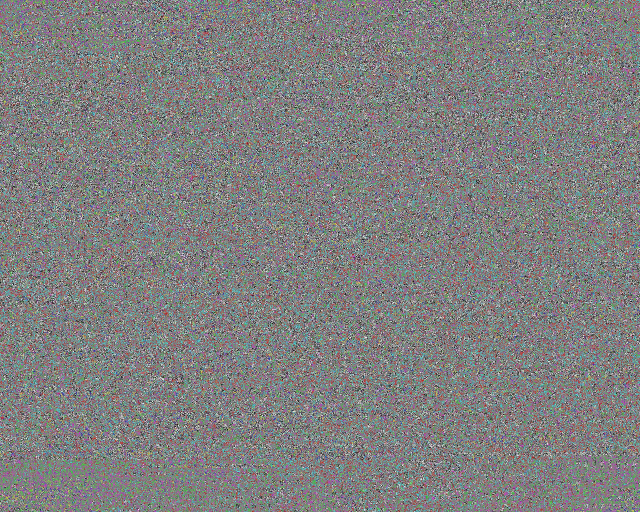
#> input picture test.jpg, 1280 x 1024 px, given as the content of the folder data/test/images, which was not available (shown at 1/2 size)
$ python draw_histogram_BGR.py
#> lines starting #> are read from the running program, lines starting #| are printed output that depends on the picture; pictures that were not available may be replaced by others from this repository, and a replacement may not be noted
import cv2
import numpy as np
import matplotlib.pyplot as plt
import os

# 更换数据集
DATABASE_NAME = "test"
# 更换实验
EXP_ANME = "w506"
# 选择是否开启 log 坐标
ENABLE_LOG_SCALE = True

# 路径配置
PLAIN_DIR= os.path.join("data", DATABASE_NAME, "images")
CIPHER_DIR = os.path.join("experiments", EXP_ANME, DATABASE_NAME, "cipher")
HIST_DIR = os.path.join("experiments", EXP_ANME, DATABASE_NAME, "hist")

def plot_histogram_comparison(plain_path, cipher_path, hist_path, log_scale=True):
    """
    绘制布局为 2行4列 的对比图：
    第一列：明文图像 vs 密文图像
    后三列：B, G, R 通道的直方图
    """
#> called with plain_path = 'data/test/images/test.jpg', cipher_path = 'experiments/w506/test/cipher/test.jpg', hist_path = 'experiments/w506/test/hist/test_hist.png', log_scale = True
    # 1. 读取图像
    img_plain = cv2.imread(plain_path)
#> img_plain is the input picture: shape (1024, 1280, 3); mean B, G, R 127.5, 127.6, 127.5
    img_cipher = cv2.imread(cipher_path)

    if img_plain is None:
        print(f"Error: 无法读取明文图像: {plain_path}")
        return
    if img_cipher is None:
        print(f"Error: 无法读取密文图像: {cipher_path}")
        return

    # 2. 设置绘图风格
    colors = ['#5c9dff', '#6bdc6b', '#ff6b6b']  # 浅蓝, 浅绿, 浅红

    # 创建画布：2行4列 (宽度增加以容纳原图)
    fig, axes = plt.subplots(2, 4, figsize=(18, 6), dpi=100)

    # 自动调整布局，减少留白
    plt.tight_layout()
    # 也可以手动微调边距 (left, right, top, bottom)
    plt.subplots_adjust(wspace=0.25, hspace=0.15)

    # --- 第一列：绘制原图 (Row 0, Col 0) 与 密文图 (Row 1, Col 0) ---

    # OpenCV读取的是BGR，matplotlib显示需要RGB，需要转换
    img_plain_rgb = cv2.cvtColor(img_plain, cv2.COLOR_BGR2RGB)
    img_cipher_rgb = cv2.cvtColor(img_cipher, cv2.COLOR_BGR2RGB)

    # 绘制明文图像
    axes[0, 0].imshow(img_plain_rgb)
    axes[0, 0].axis('off') # 关闭坐标轴刻度，看起来更整洁

    # 绘制密文图像
    axes[1, 0].imshow(img_cipher_rgb)
    axes[1, 0].axis('off')

    # --- 后三列：绘制 B, G, R 直方图 ---
    for i in range(3):
        # 获取当前通道数据
        plain_chan = img_plain[:, :, i]
        cipher_chan = img_cipher[:, :, i]

        # 计算直方图
        hist_plain = cv2.calcHist([plain_chan], [0], None, [256], [0, 256])
        hist_cipher = cv2.calcHist([cipher_chan], [0], None, [256], [0, 256])

        # 获取绘图轴 (注意：列索引要 +1，因为第0列是图像)
        ax_plain = axes[0, 3 - i]
        ax_cipher = axes[1, 3 - i]

        # --- 绘制明文直方图 ---
        ax_plain.fill_between(range(256), hist_plain.flatten(), color=colors[i], alpha=0.6)
        ax_plain.set_xlim([0, 255])
        # ax_plain.set_xticks([]) # 如果想连X轴数字也不要，可以取消注释这行

        # --- 绘制密文直方图 ---
        ax_cipher.fill_between(range(256), hist_cipher.flatten(), color=colors[i], alpha=0.6)
        ax_cipher.set_xlim([0, 255])

        # --- 处理对数坐标与轴对齐逻辑 ---
        if log_scale:
            ax_plain.set_yscale('log')
            ax_cipher.set_yscale('log')

            # 统一 Y 轴范围
            max_val = max(hist_plain.max(), hist_cipher.max())
            y_limit = [0.5, max_val * 2]

            ax_plain.set_ylim(y_limit)
            ax_cipher.set_ylim(y_limit)
        else:
            ax_plain.set_ylim(bottom=0)
            ax_cipher.set_ylim(bottom=0)
#> this loop made 3 passes
#> (max_val, y_limit) on passes 1 to 3: (8655, [0.5, 17310]), (7963, [0.5, 15926]), (8593, [0.5, 17186])
#> pass 1, in plot_histogram_comparison, `plain_chan = img_plain[:, :, i]`:
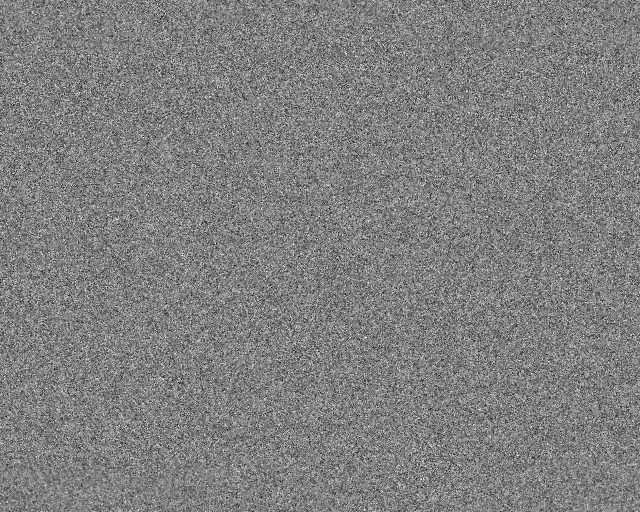
#> plain_chan: shape (1024, 1280) (shown at 1/2 size); min 0, max 255, mean 127.5
#> pass 2, in plot_histogram_comparison, `plain_chan = img_plain[:, :, i]`:
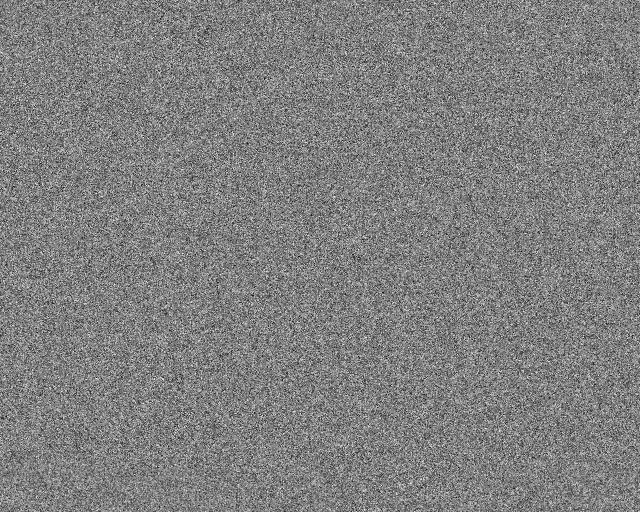
#> plain_chan: shape (1024, 1280) (shown at 1/2 size); min 0, max 255, mean 127.6
#> pass 3, in plot_histogram_comparison, `plain_chan = img_plain[:, :, i]`:
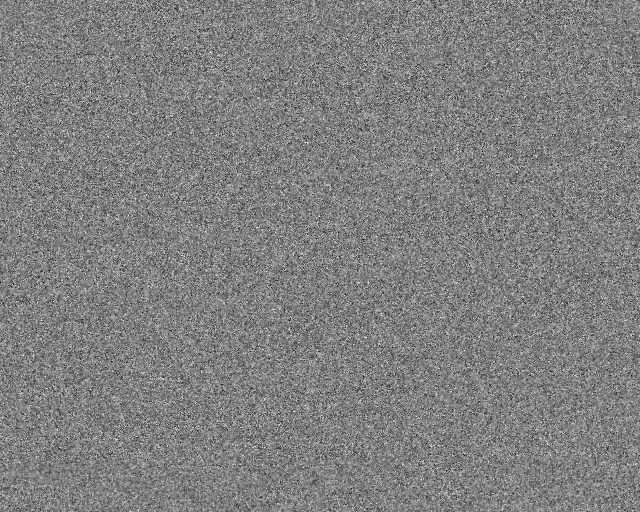
#> plain_chan: shape (1024, 1280) (shown at 1/2 size); min 0, max 255, mean 127.5

    # 4. 保存图像
    save_dir = os.path.dirname(hist_path)
    if save_dir and not os.path.exists(save_dir):
        os.makedirs(save_dir)

    plt.savefig(hist_path, bbox_inches='tight', pad_inches=0.1) # pad_inches减小边缘空白
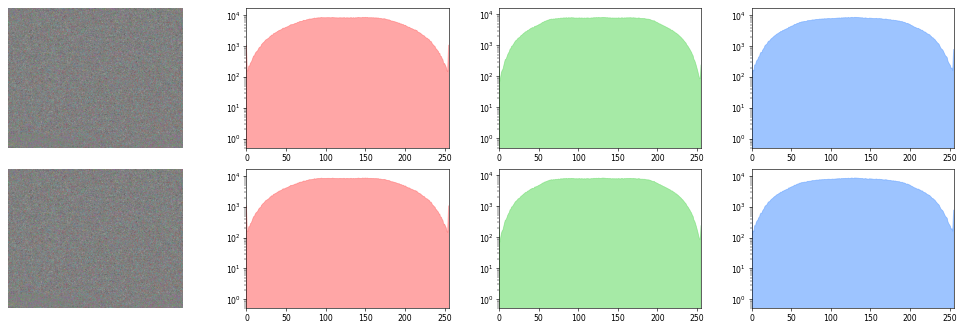
#> figure drawn by matplotlib, 8 panels
    plt.close()
    print(f"Saved histogram comparison to: {hist_path}")


def batch_plot_histograms(plain_dir, cipher_dir, hist_dir, log_scale=True):
    """
    批量处理文件夹下的图像直方图对比。
    """
    if not os.path.exists(hist_dir):
        os.makedirs(hist_dir)

    files = os.listdir(plain_dir)
    valid_exts = ['.jpg', '.jpeg', '.png', '.bmp', '.tif', '.tiff']

    count = 0
    for filename in files:
        name, ext = os.path.splitext(filename)
        if ext.lower() not in valid_exts:
            continue

        p_path = os.path.join(plain_dir, filename)
        c_path = os.path.join(cipher_dir, filename)

        # 结果文件名
        h_path = os.path.join(hist_dir, f"{name}_hist.png")

        if not os.path.exists(c_path):
            print(f"Warning: 找不到对应的密文图像 {filename}，跳过。")
            continue

        plot_histogram_comparison(p_path, c_path, h_path, log_scale)
        count += 1

    print(f"--- 批量处理完成，共生成 {count} 张直方图对比图 ---")


if __name__ == "__main__":
    # 执行批量处理
    batch_plot_histograms(
        plain_dir=PLAIN_DIR,
        cipher_dir=CIPHER_DIR,
        hist_dir=HIST_DIR,
        log_scale=ENABLE_LOG_SCALE
    )
